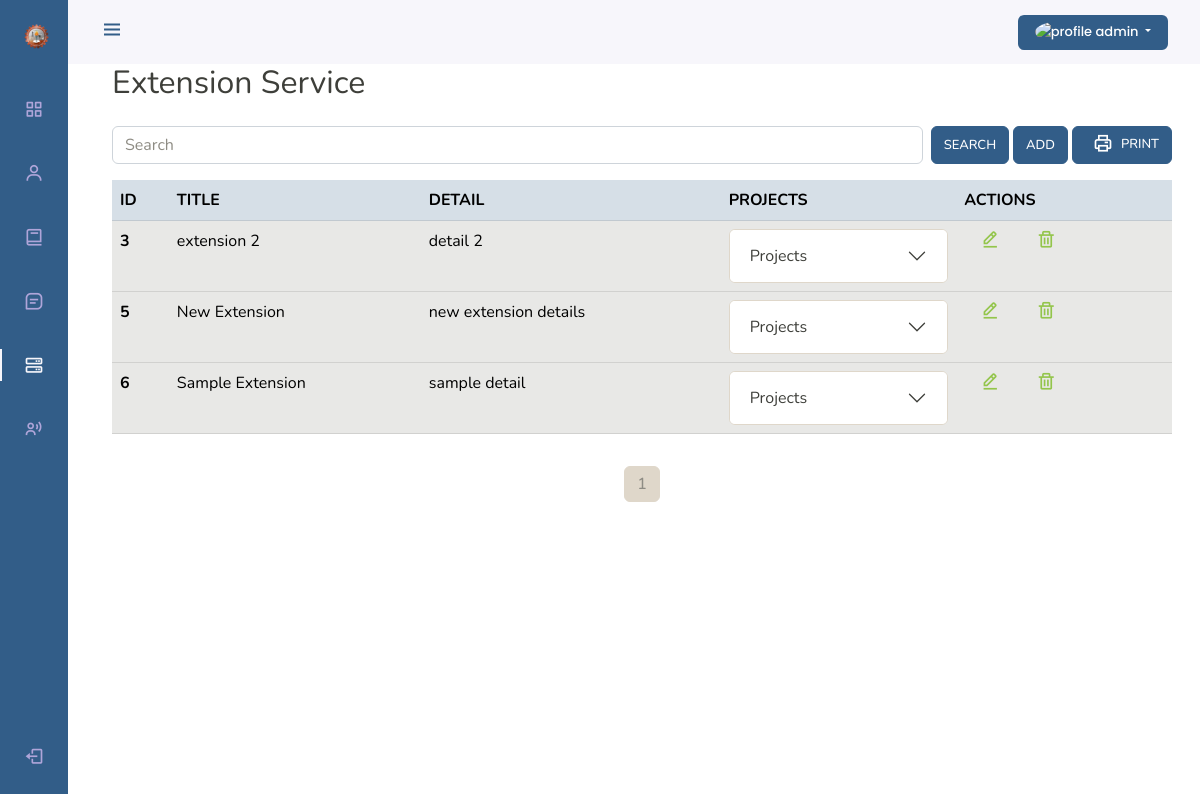
The app's page /admin-extension-service (signed in) with its own data.
### base/models.py (models this page shows, shortened)
class Faculty(AbstractUser):
    email = models.EmailField(unique = True, null=True)
    avatar = CloudinaryField(resource_type="image", null=True, blank=False)
    emp_no = models.CharField(max_length=25, unique=True, null=True)
    contact_no = models.CharField(max_length=20, unique=True, null=True)
    role = models.IntegerField(default=0)
    address = models.TextField(null=True, blank=True)
    department = models.ForeignKey(Department, on_delete=models.CASCADE, null=True, blank=True)
    created_at = models.DateTimeField(auto_now_add=True)
    updated_at = models.DateTimeField(auto_now=True)
    deleted_at = models.DateTimeField(null=True)

class ExtensionService(models.Model):
    title = models.CharField(max_length=200, null=True)
    detail = models.TextField(null=True, blank=True)
    is_preset = models.BooleanField(default=True, verbose_name="admin-extensions")
    created_at = models.DateTimeField(auto_now_add=True)
    updated_at = models.DateTimeField(auto_now=True)
    deleted_at = models.DateTimeField(null=True)

### base/views.py (the view)
# urls.py: path('admin-extension-service',views.AdminExtensionService, name="admin-extension-service"),
@login_required(login_url='anonymous')
def AdminExtensionService(request):
    if request.user.is_authenticated and not request.user.is_staff:
        messages.warning(request, "Access denied, 403 forbidden page!")
        return redirect('logout')
    search =  request.GET.get('search') if request.GET.get('search') != None else ''
    extension = models.ExtensionService.objects.filter(
        Q(title__icontains = search) |
        Q(detail__icontains = search) |
        Q(project__project_detail__icontains = search)
        ).distinct().order_by('created_at')
    p = Paginator(extension, 6)
    page = request.GET.get('page')
    extension = p.get_page(page)
    ctx = {
        'table_data': extension,
        'search' : search,
        "active" : "admin_extension_service",
        'page' : page,
    }
    return render(request, 'admin_extension_service.html', ctx)

### templates/admin_extension_service.html (shortened to what this page needs)
{% extends 'main.html' %}
{% block content %}
{% load static %}
<h2>Extension Service</h2>
<div class="row">
    <div class="col col-lg-12">
        <form class="d-flex my-3" action="" method="GET">
            <input class="form-control me-sm-2" type="search" placeholder="Search" name="search" value="{{search}}">
            <button class="btn btn-primary my-2 my-sm-0" type="submit">Search</button>
            <button class="btn btn-primary my-2 my-sm-0 ms-1" type="button" onclick="window.location.href=`{% url 'admin-add-extension-service' %}`">Add</button>
            <button type="button" class="btn btn-primary my-2 my-sm-0 d-flex justify-content-center ms-1 export_pdf_btn">
              <i class="bx bx-printer nav_icon mx-2"></i>
             Print
            </button>
          </form>
        <table class="table table-hover" id="table_data">
            <thead>
              <tr class="table-primary">
                <th scope="col">ID</th>
                <th scope="col">TITLE</th>
                <th scope="col">DETAIL</th>
                <th scope="col">PROJECTS</th>
                <th scope="col">ACTIONS</th>
              </tr>
            </thead>
            <tbody>
              {% for data in table_data %}
              <tr class="table-secondary">
                <th scope="row">{{data.id}}</th>
                <td>{{ data.title }}</td>
                <td>{{ data.detail }}</td>
                <td>
                  <div class="accordion" id="accordionExample" >
                    <div class="accordion-item" >
                        <h2 class="accordion-header" id="heading{{data.id}}">
                          <button class="accordion-button collapsed"  type="button" data-bs-toggle="collapse" data-bs-target="#collapse{{data.id}}" aria-expanded="false" aria-controls="collapse{{data.id}}">
                            Projects
                          </button>
                        </h2>
                      </div>
                    </div>
                </td>
                <td>
                    <a href="{% url 'admin-edit-extension-service' data.id %}" class="card-link">
                        <i class="bx bx-edit-alt nav_icon px-3"></i>
                      </a>
                      <a href="{% url 'admin-delete-extension-service' data.id %}" class="card-link">
                        <i class="bx bx-trash nav_icon px-3"></i>
                      </a>
                </td>
              </tr>
              {% endfor %}
            </tbody>
          </table>
    </div>
</div>
{% include 'global_pagination.html' %}
{%endblock content%}

### templates/main.html (shortened to what this page needs)
<!DOCTYPE html>
{% load static %}
<html lang="en">
  <head>
    <link
      rel="stylesheet"
      href="https://cdn.jsdelivr.net/npm/boxicons@latest/css/boxicons.min.css"
    />
    <link rel="stylesheet" href="{% static 'css/bootstrap.min.css' %}" />
    <link rel="stylesheet" href="{% static 'css/navbar.css' %}" />
  </head>
  <body id="body-pd">
    <header class="header" id="header">
      <div class="header_toggle">
        <i class="bx bx-menu" id="header-toggle"></i>
      </div>
        <div class="dropdown">
          <button
            class="btn btn-primary dropdown-toggle button_profile" id="test"
            type="button"
            id="dropdownMenuButton1"
            data-bs-toggle="dropdown"
            style="width: 150px; text-transform: none;"
          >
          {% if request.user.avatar %}
            <img
              class="rounded-circle"
              src="{{ request.user.avatar.url }}"
              alt="profile"
              style="height: 1.7rem; width: 1.7rem; margin-bottom: 1px"
            />
            {% endif %}
            {{ request.user.username|truncatechars:10 }}
          </button>
        </div>
    </header>
    <div class="l-navbar" id="nav-bar">
      <nav class="nav">
        <div>
          <a href="#" class="nav_logo">
            <img src="{% static 'images/cict_logo.png' %}" alt="logo" width="25" height="25">
          </a>
          <div class="nav_list">
            {% if request.user.is_authenticated and request.user.is_staff %}
            <a href="{% url 'admin-dashboard' %}" class="nav_link {% if active == 'admin_dashboard' %}active{% endif %}">
              <i class="bx bx-grid-alt nav_icon"></i>
            </a>
            <a href="{% url 'admin-faculty' %}" class="nav_link {% if active == 'admin_faculty' %}active{% endif %}">
              <i class="bx bx-user nav_icon"></i>
            </a>
            <a href="{% url 'admin-subject' %}" class="nav_link {% if active == 'admin_subject' %}active{% endif %}">
              <i class="bx bx-book nav_icon"></i>
            </a>
            <a href="{% url 'admin-researches' %}" class="nav_link {% if active == 'admin_researches' %}active{% endif %}">
              <i class="bx bx-message-square-detail nav_icon"></i>
            </a>
            <a href="{% url 'admin-extension-service' %}" class="nav_link {% if active == 'admin_extension_service' %}active{% endif %}">
              <i class="bx bx-server nav_icon"></i>
            </a>
            <a href="{% url 'admin-activitylog' %}" class="nav_link {% if active == 'admin_activitylogs' %}active{% endif %}">
              <i class="bx bx-user-voice nav_icon"></i>
            </a>
            {% endif %}
          </div>
        </div>
        <a class="nav_link" id="logoutBtn" onclick="document.getElementById('id01').style.display='block'">
          <i class="bx bx-log-out nav_icon"></i>
        </a>
      </nav>
    </div>
<div class="container-fluid">
  {% block content %} {% endblock content%}
</div>
  </body>
</html>

### static/css/navbar.css (style rules this page uses)
#test { font-family: 'Poppins', sans-serif; }
.button_profile { border: none; }

### templates/main.html (style rules this page uses)
:root { --header-height: 3rem; --nav-width: 68px; --first-color: #325d88; --first-color-light: #afa5d9; --white-color: #f7f6fb; --body-font: "Nunito", sans-serif; --normal-font-size: 1rem; --z-fixed: 100; }
body { position: relative; margin: var(--header-height) 0 0 0; padding: 0 1rem; font-family: var(--body-font); font-size: var(--normal-font-size); transition: 0.5s; }
a { text-decoration: none; }
.header { width: 100%; height: var(--header-height); position: fixed; top: 0; left: 0; display: flex; align-items: center; justify-content: space-between; padding: 0 1rem; background-color: var(--white-color); z-index: var(--z-fixed); transition: 0.5s; }
.header_toggle { color: var(--first-color); font-size: 1.5rem; cursor: pointer; }
.l-navbar { position: fixed; top: 0; left: -30%; width: var(--nav-width); height: 100vh; background-color: var(--first-color); padding: 0.5rem 1rem 0 0; transition: 0.5s; z-index: var(--z-fixed); }
.nav { height: 100%; display: flex; flex-direction: column; justify-content: space-between; overflow: hidden; }
.nav_logo, .nav_link { display: grid; grid-template-columns: max-content max-content; align-items: center; column-gap: 1rem; padding: 0.5rem 0 0.5rem 1.5rem; }
.nav_logo { margin-bottom: 2rem; }
.nav_link { position: relative; color: var(--first-color-light); margin-bottom: 1.5rem; transition: 0.3s; }
.nav_icon { font-size: 1.25rem; }
.active { color: var(--white-color); }
.active::before { content: ""; position: absolute; left: 0; width: 2px; height: 32px; background-color: var(--white-color); }
@media screen and (min-width: 768px) { body { margin: calc(var(--header-height) + 1rem) 0 0 0; padding-left: calc(var(--nav-width) + 2rem); } }
@media screen and (min-width: 768px) { .header { height: calc(var(--header-height) + 1rem); padding: 0 2rem 0 calc(var(--nav-width) + 2rem); } }
@media screen and (min-width: 768px) { .l-navbar { left: 0; padding: 1rem 1rem 0 0; } }

### records on screen
Faculty: user.username "admin"
ExtensionService: id "3", title "extension 2", detail "detail 2"
ExtensionService: id "5", title "New Extension", detail "new extension details"
ExtensionService: id "6", title "Sample Extension", detail "sample detail"

### other values on screen
{{ i }} "1"
